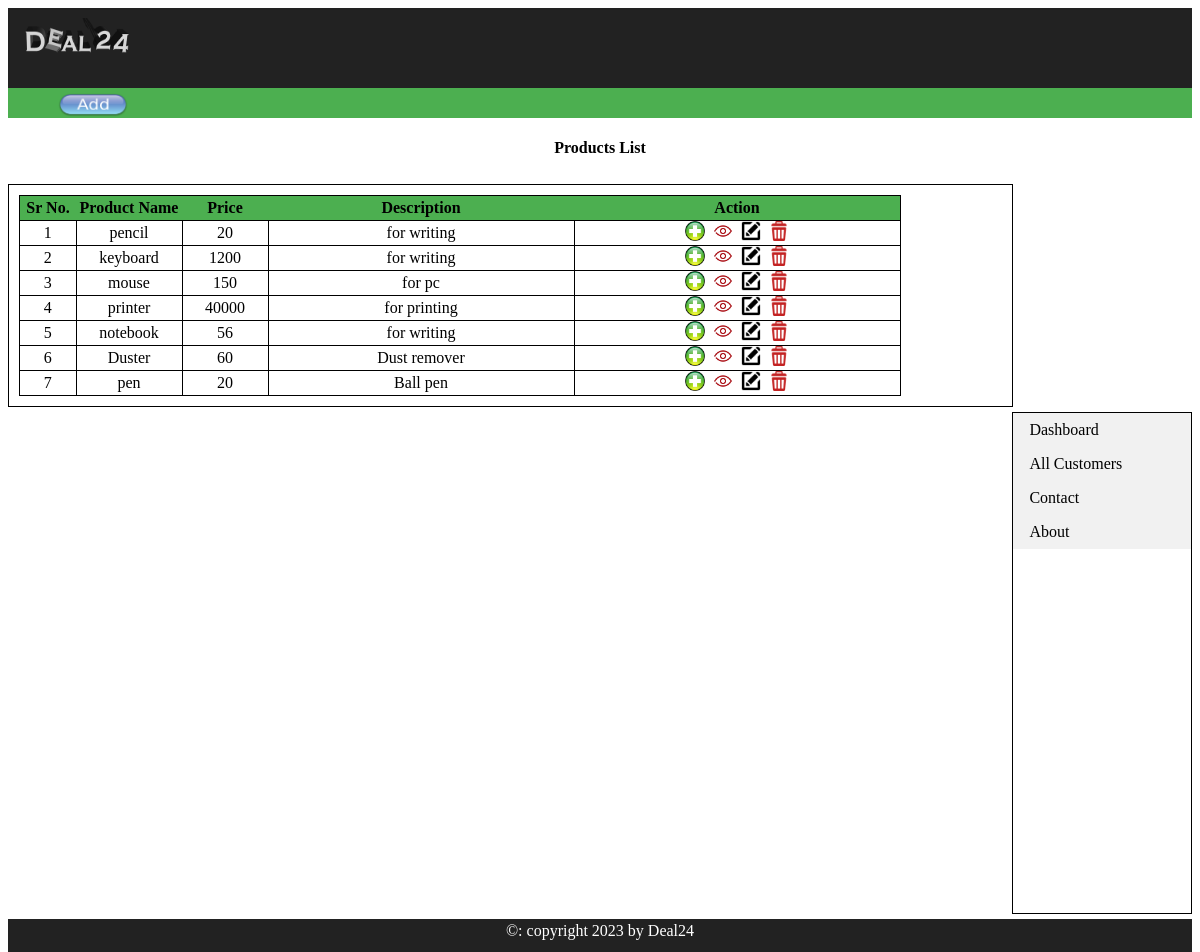
/all_products.php, run on the app's committed database.
### tables this page shows
CREATE TABLE `product` (
  `id` int(30) NOT NULL,
  `cust_id` int(30) NOT NULL,
  `quantity` int(40) NOT NULL,
  `pro_name` varchar(30) NOT NULL,
  `pro_price` varchar(30) NOT NULL,
  `pro_desc` varchar(30) NOT NULL
);

### all_products.php (the view, shortened to what this page needs)
<?php
include("includes/db24.php");
?>
<html>
<head>
 <body>
  <div class="header"><img src="images/logo10.png" height="40" width="120"></div>
  <div class="navbar"><a href="add_pro.php"><img src="images/add1.png" height="24" width="70"></a></div>
  <center><h4>Products List</h4></center>
  <div class="left_content">
			<table>
			<tr>
			<th align="center" style="width:50px;">Sr No.</th>
            <th align="center" style="width:100px;">Product Name</th>
            <th align="center" style="width:80px;">Price</th>
			<th align="center" style="width:300px;">Description</th>
            <th align="center" style="width:320px;">Action</th>
			</tr>
<?php
       $i=0;
		$get_products="select * from product order by 1 DESC;";
		$run_products=mysqli_query($con, $get_products);
		while ($row_products=mysqli_fetch_array($run_products)){
			$pro_name = $row_products['pro_name'];
			$pro_price = $row_products['pro_price'];
			$pro_desc = $row_products['pro_desc'];
			$i++;
	     ?>
			<tr>
			<td align="center" ><?php echo $i; ?></td>
            <td align="center" ><?php echo $pro_name; ?></td>
			<td align="center" ><?php echo $pro_price; ?></td>
			<td align="center" ><?php echo $pro_desc; ?></td>
			<td align="center" style="width:100px;">
			<a href="addin_costumer.php?pro_id=<?php echo $cos_id; ?>"><img src="images/add.png"width="20"height="20"></a>&nbsp;
			<a href="view_costumer.php?pro_id=<?php echo $cos_id; ?>"><img src="images/view.png"width="20"height="20"></a>&nbsp;
			<a href="edit_costumer.php?pro_id=<?php echo $cos_id; ?>"><img src="images/edit.png"width="20"height="20"></a>&nbsp;
			<a href="delete.php?cos_id=<?php echo $cos_id; ?>"><img src="images/delete.png" width="20"height="20"></a></td>
			</tr>
		<?php } ?>
      </table>
  </div>
  <div class="right_content">
    <ul>
	   <li><a href="index.php">Dashboard</a></li>
       <li><a href="all_costumer.php">All Customers</a></li>
       <li><a href="#contact">Contact</a></li>
       <li><a href="#about">About</a></li>
    </ul>
  </div>
  <div class="footer"><div align="center" class="footer_text">&copy: copyright 2023 by Deal24</div></div>
 </body>
</html>

### all_products.php (style rules this page uses)
.header { padding-top:10px; padding-left:10px; height:70px; width:auto; background:#222; }
.navbar { padding-top:5px; padding-left:50px; height:25px; width:auto; background:#4caf50; }
.left_content { float:left; padding:10px; margin-top:5px; height:auto; width:83%; background:#fff; border:1px solid black; }
table,td { padding:0px; border:1px solid black; border-collapse: collapse; }
th { background:#4caf50; padding:3px; }
.right_content { float:right; margin-top:5px; height:500px; width:15%; background:#fff; border:1px solid black; }
ul { list-style-type: none; margin: 0; padding: 0; width: 100%; background-color: #f1f1f1; }
li a { display: block; color: #000; padding: 8px 16px; text-decoration: none; }
.footer { margin-top:5px; padding-top:3px; float:left; height:30px; width:100%; background:#222; }
.footer_text { color:#fff; }

### data on the page
product: pro_name "pencil", pro_price "20", pro_desc "for writing"
product: pro_name "keyboard", pro_price "1200", pro_desc "for writing"
product: pro_name "mouse", pro_price "150", pro_desc "for pc"
product: pro_name "printer", pro_price "40000", pro_desc "for printing"
product: pro_name "notebook", pro_price "56", pro_desc "for writing"
product: pro_name "Duster", pro_price "60", pro_desc "Dust remover"
product: pro_name "pen", pro_price "20", pro_desc "Ball pen"
